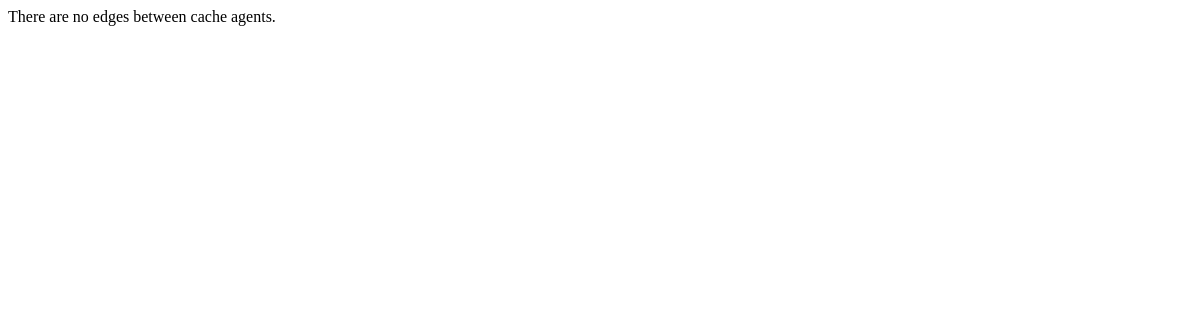
Before: /overlay/edge/ with the older database file.
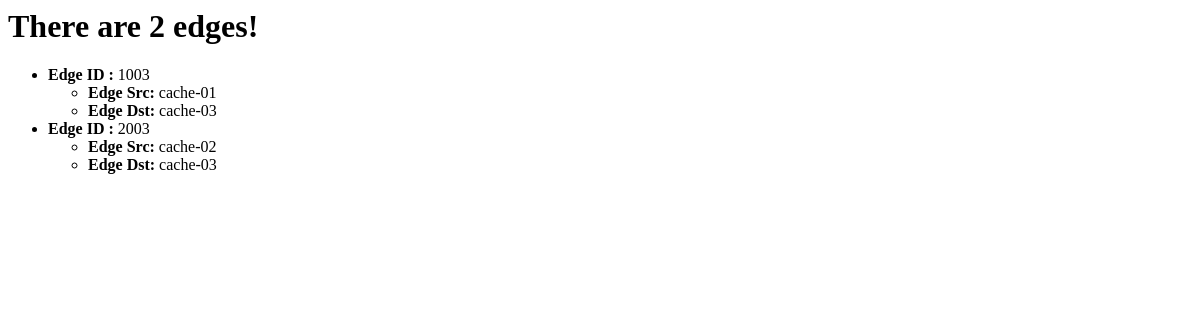
After: the same page with the newer database file.
### overlay/models.py (models this page shows)
class Edge(models.Model):
	src = models.CharField(max_length=10)
	dst = models.CharField(max_length=10)

### overlay/views.py (the view)
def get_edges(request):
	print("Entering edge function in overlay/views.py")
	edges = Edge.objects.all()
	edge_num = edges.count()
	print("There are " + str(edge_num) + " edges in the database to show!")
	template = loader.get_template('overlay/edges.html')
	return HttpResponse(template.render({'edges':edges, 'edge_num':edge_num}, request))

### overlay/templates/overlay/edges.html
{% if edge_num %}
<h1>There are {{ edge_num}} edges!</h1>
{% endif %}
{% if edges %}
    <ul>
    {% for e in edges %}
        <li><b>Edge ID : </b>{{ e.id }}</li>
	<ul>
		<li><b>Edge Src: </b>{{ e.src }}</li>
		<li><b>Edge Dst: </b>{{ e.dst }}</li>
	</ul>
    {% endfor %}
    </ul>
{% else %}
    <p>There are no edges between cache agents.</p>
{% endif %}

Changed rows visible on the page:
added Edge: id "1003", src "cache-01", dst "cache-03"
added Edge: id "2003", src "cache-02", dst "cache-03"
Other visible differences:
{{ edge_num }}: (not shown) → "2"
text no longer shown: "There are no edges between cache agents."
text now shown: "There are edges!"
